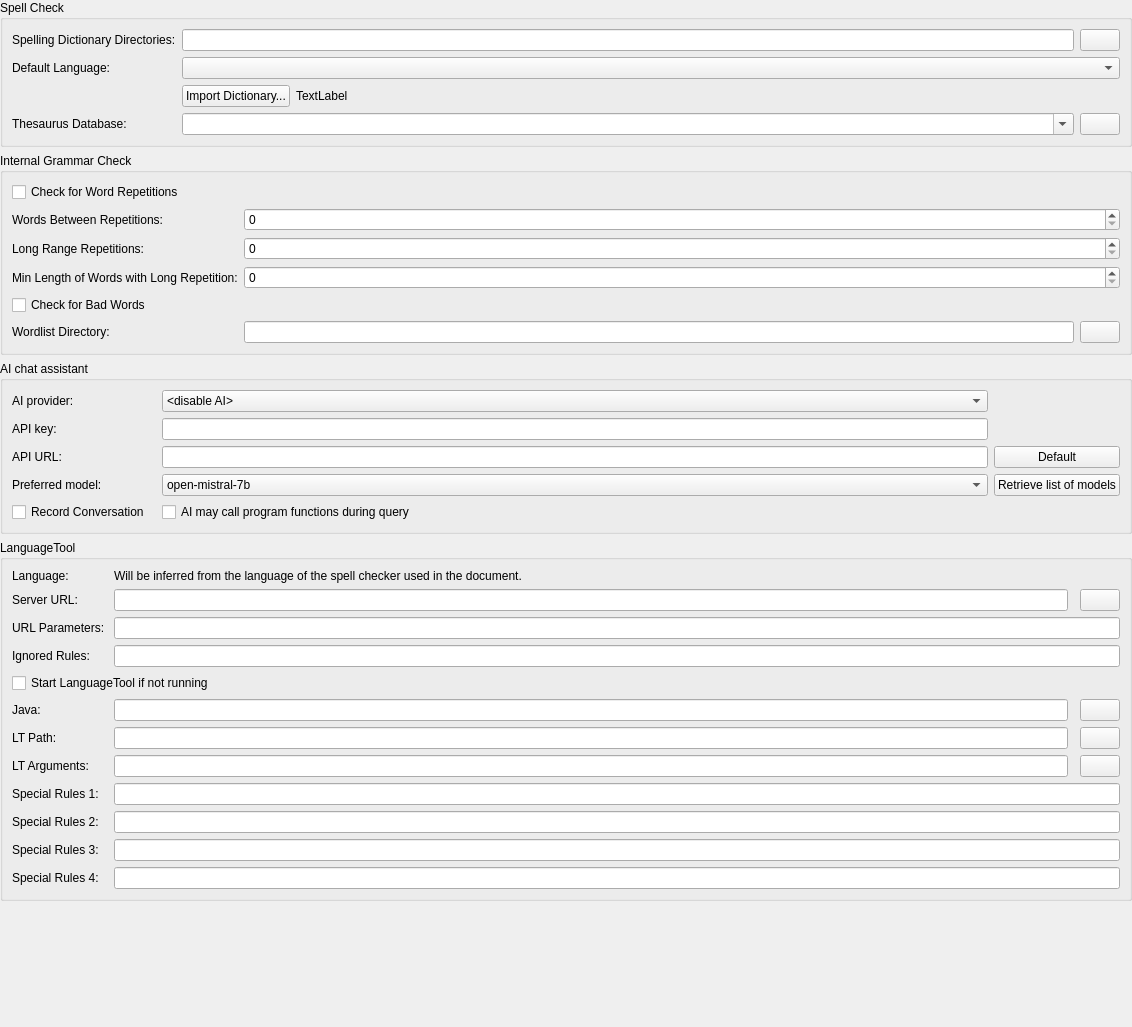
             <widget class="QWidget" name="scrollAreaWidgetContents_3">
              <property name="geometry">
               <rect>
                <x>0</x>
                <y>0</y>
                <width>1132</width>
                <height>1027</height>
               </rect>
              </property>
              <layout class="QVBoxLayout" name="verticalLayout_9">
               <property name="leftMargin">
                <number>0</number>
               </property>
               <property name="topMargin">
                <number>0</number>
               </property>
               <property name="rightMargin">
                <number>0</number>
               </property>
               <property name="bottomMargin">
                <number>0</number>
               </property>
               <item>
                <widget class="QGroupBox" name="groupBox_Dictionaries">
                 <property name="title">
                  <string>Spell Check</string>
                 </property>
                 <layout class="QGridLayout" name="_4" columnstretch="0,1,1,1,1,1">
                  <item row="1" column="0">
                   <widget class="QLabel" name="label_43">
                    <property name="text">
                     <string>Default Language:</string>
                    </property>
                   </widget>
                  </item>
                  <item row="0" column="5">
                   <widget class="QPushButton" name="pushButtonDictDir">
                    <property name="sizePolicy">
                     <sizepolicy hsizetype="Maximum" vsizetype="Fixed">
                      <horstretch>0</horstretch>
                      <verstretch>0</verstretch>
                     </sizepolicy>
                    </property>
                    <property name="text">
                     <string/>
                    </property>
                    <property name="icon">
                     <iconset resource="../images.qrc">
                      <normaloff>:/images-ng/document-open.svgz</normaloff>:/images-ng/document-open.svgz</iconset>
                    </property>
                   </widget>
                  </item>
                  <item row="1" column="1" colspan="5">
                   <widget class="QComboBox" name="comboBoxSpellcheckLang"/>
                  </item>
                  <item row="0" column="0">
                   <widget class="QLabel" name="label_42">
                    <property name="text">
                     <string>Spelling Dictionary Directories:</string>
                    </property>
                   </widget>
                  </item>
                  <item row="0" column="1" colspan="4">
                   <widget class="QLineEdit" name="leDictDir">
                    <property name="toolTip">
                     <string>Folders with Hunspell dictionaries separated by semicolon. The special keywords [txs-settings-dir] and [txs-app-dir] will be resolved to the respective directories.</string>
                    </property>
                   </widget>
                  </item>
                  <item row="3" column="1" colspan="4">
                   <widget class="QComboBox" name="comboBoxThesaurusFileName">
                    <property name="editable">
                     <bool>true</bool>
                    </property>
                    <property name="dirFilter" stdset="0">
                     <string>*.dat</string>
                    </property>
                   </widget>
                  </item>
                  <item row="3" column="0">
                   <widget class="QLabel" name="label_13">
                    <property name="text">
                     <string>Thesaurus Database:</string>
                    </property>
                   </widget>
                  </item>
                  <item row="3" column="5">
                   <widget class="QPushButton" name="btSelectThesaurusFileName">
                    <property name="sizePolicy">
                     <sizepolicy hsizetype="Maximum" vsizetype="Fixed">
                      <horstretch>0</horstretch>
                      <verstretch>0</verstretch>
                     </sizepolicy>
                    </property>
                    <property name="text">
                     <string/>
                    </property>
                    <property name="icon">
                     <iconset resource="../images.qrc">
                      <normaloff>:/images-ng/document-open.svgz</normaloff>:/images-ng/document-open.svgz</iconset>
                    </property>
                   </widget>
                  </item>
                  <item row="2" column="2" colspan="4">
                   <widget class="QLabel" name="labelGetDic">
                    <property name="sizePolicy">
                     <sizepolicy hsizetype="Preferred" vsizetype="Preferred">
                      <horstretch>0</horstretch>
                      <verstretch>0</verstretch>
                     </sizepolicy>
                    </property>
                    <property name="text">
                     <string>TextLabel</string>
                    </property>
                   </widget>
                  </item>
                  <item row="2" column="1">
                   <widget class="QPushButton" name="pushButtonImportDictionary">
                    <property name="sizePolicy">
                     <sizepolicy hsizetype="Maximum" vsizetype="Fixed">
                      <horstretch>0</horstretch>
                      <verstretch>0</verstretch>
                     </sizepolicy>
                    </property>
                    <property name="text">
                     <string>Import Dictionary...</string>
                    </property>
                   </widget>
                  </item>
                 </layout>
                </widget>
               </item>
               <item>
                <widget class="QGroupBox" name="groupBox_13">
                 <property name="title">
                  <string>Internal Grammar Check</string>
                 </property>
                 <layout class="QGridLayout" name="gridLayout_8">
                  <item row="0" column="0" colspan="3">
                   <widget class="QCheckBox" name="checkBoxGrammarRepetitionCheck">
                    <property name="toolTip">
                     <string>Words repeated within a paragraph will be highlighted.</string>
                    </property>
                    <property name="text">
                     <string>Check for Word Repetitions</string>
                    </property>
                   </widget>
                  </item>
                  <item row="1" column="0">
                   <widget class="QLabel" name="label_47">
                    <property name="text">
                     <string>Words Between Repetitions:</string>
                    </property>
                    <property name="advancedOption" stdset="0">
                     <bool>true</bool>
                    </property>
                   </widget>
                  </item>
                  <item row="1" column="1" colspan="2">
                   <widget class="QSpinBox" name="spinBoxGrammarRepetitionDistance">
                    <property name="toolTip">
                     <string>Equal words are marked as repetition if there are no more than this number of words between them.</string>
                    </property>
                    <property name="advancedOption" stdset="0">
                     <bool>true</bool>
                    </property>
                   </widget>
                  </item>
                  <item row="2" column="1" colspan="2">
                   <widget class="QSpinBox" name="spinBoxGrammarLongRangeRepetition">
                    <property name="toolTip">
                     <string>Equal, longer words are marked as long range repetition if there are no more than this number of words between them.</string>
                    </property>
                    <property name="advancedOption" stdset="0">
                     <bool>true</bool>
                    </property>
                   </widget>
                  </item>
                  <item row="3" column="1" colspan="2">
                   <widget class="QSpinBox" name="spinBoxGrammarLongRangeRepetitionMinLength">
                    <property name="toolTip">
                     <string>Only words with have this length are checked for long range repetitions.</string>
                    </property>
                    <property name="advancedOption" stdset="0">
                     <bool>true</bool>
                    </property>
                   </widget>
                  </item>
                  <item row="2" column="0">
                   <widget class="QLabel" name="label_54">
                    <property name="text">
                     <string>Long Range Repetitions:</string>
                    </property>
                    <property name="advancedOption" stdset="0">
                     <bool>true</bool>
                    </property>
                   </widget>
                  </item>
                  <item row="3" column="0">
                   <widget class="QLabel" name="label_55">
                    <property name="text">
                     <string>Min Length of Words with Long Repetition:</string>
                    </property>
                    <property name="advancedOption" stdset="0">
                     <bool>true</bool>
                    </property>
                   </widget>
                  </item>
                  <item row="5" column="0">
                   <widget class="QLabel" name="label_48">
                    <property name="text">
                     <string>Wordlist Directory:</string>
                    </property>
                   </widget>
                  </item>
                  <item row="4" column="0">
                   <widget class="QCheckBox" name="checkBoxGrammarBadWordCheck">
                    <property name="toolTip">
                     <string>Certain informal or weak words will be highlighted.</string>
                    </property>
                    <property name="text">
                     <string>Check for Bad Words</string>
                    </property>
                   </widget>
                  </item>
                  <item row="5" column="1">
                   <widget class="QLineEdit" name="lineEditGrammarWordlists">
                    <property name="toolTip">
                     <string>Directory containing the lists which words are &quot;bad&quot; or may be repeated.</string>
                    </property>
                   </widget>
                  </item>
                  <item row="5" column="2">
                   <widget class="QPushButton" name="pushButtonGrammarWordlists">
                    <property name="sizePolicy">
                     <sizepolicy hsizetype="Maximum" vsizetype="Fixed">
                      <horstretch>0</horstretch>
                      <verstretch>0</verstretch>
                     </sizepolicy>
                    </property>
                    <property name="text">
                     <string/>
                    </property>
                    <property name="icon">
                     <iconset resource="../images.qrc">
                      <normaloff>:/images-ng/document-open.svgz</normaloff>:/images-ng/document-open.svgz</iconset>
                    </property>
                   </widget>
                  </item>
                 </layout>
                </widget>
               </item>
               <item>
                <widget class="QGroupBox" name="groupBox_AIChat">
                 <property name="title">
                  <string>AI chat assistant</string>
                 </property>
                 <layout class="QGridLayout" name="gl_AIChat" columnstretch="0,0,0,0,0">
                  <item row="3" column="3">
                   <widget class="QComboBox" name="cbAIPreferredModel">
                    <property name="toolTip">
                     <string>AI model to use for responses. You can type custom model names for any provider.
Examples:
• Perplexity: sonar, sonar-pro, sonar-deep-research  
• Gemini: gemini-2.5-pro, gemini-2.5-flash
• Claude: claude-opus-4-0, claude-sonnet-4-0	
• Local: deepseek-r1, llama3.3</string>
                    </property>
                    <item>
                     <property name="text">
                      <string notr="true">open-mistral-7b</string>
                     </property>
                    </item>
                    <item>
                     <property name="text">
                      <string notr="true">open-mixtral-8x7b</string>
                     </property>
                    </item>
                    <item>
                     <property name="text">
                      <string notr="true">mistral-small-latest</string>
                     </property>
                    </item>
                    <item>
                     <property name="text">
                      <string notr="true">mistral-medium-latest</string>
                     </property>
                    </item>
                    <item>
                     <property name="text">
                      <string notr="true">mistral-large-latest</string>
                     </property>
                    </item>
                   </widget>
                  </item>
                  <item row="0" column="0">
                   <widget class="QLabel" name="label_AIProvider">
                    <property name="text">
                     <string>AI provider:</string>
                    </property>
                   </widget>
                  </item>
                  <item row="3" column="4">
                   <widget class="QPushButton" name="pbRetrieveModels">
                    <property name="text">
                     <string>Retrieve list of models</string>
                    </property>
                   </widget>
                  </item>
                  <item row="1" column="0" colspan="2">
                   <widget class="QLabel" name="label_AIAPI">
                    <property name="text">
                     <string>API key:</string>
                    </property>
                   </widget>
                  </item>
                  <item row="0" column="3">
                   <widget class="QComboBox" name="cbAIProvider">
                    <item>
                     <property name="text">
                      <string>&lt;disable AI&gt;</string>
                     </property>
                    </item>
                    <item>
                     <property name="text">
                      <string>Mistral AI</string>
                     </property>
                    </item>
                    <item>
                     <property name="text">
                      <string>OpenAI</string>
                     </property>
                    </item>
                    <item>
                     <property name="text">
                      <string>Custom Provider (Remote or Local)</string>
                     </property>
                    </item>
                    <item>
                     <property name="text">
                      <string>Anthropic (Claude)</string>
                     </property>
                    </item>
                    <item>
                     <property name="text">
                      <string>OpenRouter AI</string>
                     </property>
                    </item>
                   </widget>
                  </item>
                  <item row="4" column="0">
                   <widget class="QCheckBox" name="cbAIRecordConversation">
                    <property name="toolTip">
                     <string>Store the conversation with AI provider on disk to allow later retrieval</string>
                    </property>
                    <property name="text">
                     <string>Record Conversation</string>
                    </property>
                   </widget>
                  </item>
                  <item row="3" column="0">
                   <widget class="QLabel" name="label_AIModel">
                    <property name="text">
                     <string>Preferred model:</string>
                    </property>
                   </widget>
                  </item>
                  <item row="1" column="3">
                   <widget class="QLineEdit" name="leAIAPIKey"/>
                  </item>
                  <item row="2" column="3">
                   <widget class="QLineEdit" name="leAIAPIURL">
                    <property name="toolTip">
                     <string>API endpoint URL for custom providers
Examples:
• Perplexity: https://api.perplexity.ai/chat/completions
• Gemini: https://generativelanguage.googleapis.com/v1beta/openai/chat/completions
• Claude: https://api.anthropic.com/v1/chat/completions
• Local: http://localhost:8080/v1/chat/completions</string>
                    </property>
                   </widget>
                  </item>
                  <item row="2" column="0">
                   <widget class="QLabel" name="label_91">
                    <property name="text">
                     <string>API URL:</string>
                    </property>
                   </widget>
                  </item>
                  <item row="2" column="4">
                   <widget class="QPushButton" name="pbResetAIURL">
                    <property name="text">
                     <string>Default</string>
                    </property>
                   </widget>
                  </item>
                  <item row="4" column="3">
                   <widget class="QCheckBox" name="cbAIUseTools">
                    <property name="toolTip">
                     <string>The LLM receives a list of available functions from TeXstudio.
It can ask the program to run those functions during an ai query to retrieve more information on the document.
This may lead to unwanted data transfer to the AI provider.
</string>
                    </property>
                    <property name="text">
                     <string>AI may call program functions during query</string>
                    </property>
                   </widget>
                  </item>
                 </layout>
                </widget>
               </item>
               <item>
                <widget class="QGroupBox" name="groupBox_14">
                 <property name="title">
                  <string>LanguageTool</string>
                 </property>
                 <layout class="QGridLayout" name="gridLayout_9">
                  <item row="7" column="1">
                   <widget class="QLineEdit" name="lineEditGrammarLTPath">
                    <property name="toolTip">
                     <string>Path containing the LanguageTool java archive.</string>
                    </property>
                   </widget>
                  </item>
                  <item row="7" column="0">
                   <widget class="QLabel" name="label_45">
                    <property name="text">
                     <string>LT Path:</string>
                    </property>
                   </widget>
                  </item>
                  <item row="5" column="0" colspan="4">
                   <widget class="QCheckBox" name="checkBoxGrammarLTAutorun">
                    <property name="text">
                     <string>Start LanguageTool if not running</string>
                    </property>
                   </widget>
                  </item>
                  <item row="1" column="0">
                   <widget class="QLabel" name="label_44">
                    <property name="text">
                     <string>Server URL: </string>
                    </property>
                   </widget>
                  </item>
                  <item row="3" column="1" colspan="3">
                   <widget class="QLineEdit" name="lineEditGrammarLTIgnoredRules">
                    <property name="toolTip">
                     <string>Comma separated list of LanguageTool rules which will not be highlighted as errors.</string>
                    </property>
                   </widget>
                  </item>
                  <item row="7" column="3">
                   <widget class="QPushButton" name="pushButtonGrammarLTPath">
                    <property name="sizePolicy">
                     <sizepolicy hsizetype="Maximum" vsizetype="Fixed">
                      <horstretch>0</horstretch>
                      <verstretch>0</verstretch>
                     </sizepolicy>
                    </property>
                    <property name="text">
                     <string/>
                    </property>
                    <property name="icon">
                     <iconset resource="../images.qrc">
                      <normaloff>:/images-ng/document-open.svgz</normaloff>:/images-ng/document-open.svgz</iconset>
                    </property>
                   </widget>
                  </item>
                  <item row="3" column="0">
                   <widget class="QLabel" name="label_46">
                    <property name="text">
                     <string>Ignored Rules:</string>
                    </property>
                   </widget>
                  </item>
                  <item row="9" column="1" colspan="3">
                   <widget class="QLineEdit" name="lineEditGrammarSpecialRules1">
                    <property name="toolTip">
                     <string>Comma separated list of LanguageTool rules which will be highlighted in a special format.</string>
                    </property>
                    <property name="advancedOption" stdset="0">
                     <bool>true</bool>
                    </property>
                   </widget>
                  </item>
                  <item row="10" column="1" colspan="3">
                   <widget class="QLineEdit" name="lineEditGrammarSpecialRules2">
                    <property name="toolTip">
                     <string>Comma separated list of LanguageTool rules which will be highlighted in a special format.</string>
                    </property>
                    <property name="advancedOption" stdset="0">
                     <bool>true</bool>
                    </property>
                   </widget>
                  </item>
                  <item row="12" column="1" colspan="3">
                   <widget class="QLineEdit" name="lineEditGrammarSpecialRules4">
                    <property name="toolTip">
                     <string>Comma separated list of LanguageTool rules which will be highlighted in a special format.</string>
                    </property>
                    <property name="advancedOption" stdset="0">
                     <bool>true</bool>
                    </property>
                   </widget>
                  </item>
                  <item row="11" column="0">
                   <widget class="QLabel" name="label_52">
                    <property name="text">
                     <string>Special Rules 3:</string>
                    </property>
                    <property name="advancedOption" stdset="0">
                     <bool>true</bool>
                    </property>
                   </widget>
                  </item>
                  <item row="10" column="0">
                   <widget class="QLabel" name="label_50">
                    <property name="text">
                     <string>Special Rules 2:</string>
                    </property>
                    <property name="advancedOption" stdset="0">
                     <bool>true</bool>
                    </property>
                   </widget>
                  </item>
                  <item row="11" column="1" colspan="3">
                   <widget class="QLineEdit" name="lineEditGrammarSpecialRules3">
                    <property name="toolTip">
                     <string>Comma separated list of LanguageTool rules which will be highlighted in a special format.</string>
                    </property>
                    <property name="advancedOption" stdset="0">
                     <bool>true</bool>
                    </property>
                   </widget>
                  </item>
                  <item row="9" column="0">
                   <widget class="QLabel" name="label_51">
                    <property name="text">
                     <string>Special Rules 1:</string>
                    </property>
                    <property name="advancedOption" stdset="0">
                     <bool>true</bool>
                    </property>
                   </widget>
                  </item>
                  <item row="0" column="0">
                   <widget class="QLabel" name="label_78">
                    <property name="text">
                     <string>Language:</string>
                    </property>
                   </widget>
                  </item>
                  <item row="12" column="0">
                   <widget class="QLabel" name="label_53">
                    <property name="text">
                     <string>Special Rules 4:</string>
                    </property>
                    <property name="advancedOption" stdset="0">
                     <bool>true</bool>
                    </property>
                   </widget>
                  </item>
                  <item row="0" column="1" colspan="3">
                   <widget class="QLabel" name="label_79">
                    <property name="text">
                     <string>Will be inferred from the language of the spell checker used in the document.</string>
                    </property>
                   </widget>
                  </item>
                  <item row="6" column="1">
                   <widget class="QLineEdit" name="lineEditGrammarLTJava">
                    <property name="toolTip">
                     <string>Java executable, used to start LanguageTool, if it is not running.</string>
                    </property>
                   </widget>
                  </item>
                  <item row="6" column="0">
                   <widget class="QLabel" name="label_49">
                    <property name="text">
                     <string>Java:</string>
                    </property>
                   </widget>
                  </item>
                  <item row="8" column="0">
                   <widget class="QLabel" name="label_81">
                    <property name="toolTip">
                     <string>Arguments passed when starting LanguageTool. This option only has an effect if LanguageTool is started from TeXstudio (i.e. not for an already running server).</string>
                    </property>
                    <property name="text">
                     <string>LT Arguments:</string>
                    </property>
                   </widget>
                  </item>
                  <item row="6" column="3">
                   <widget class="QPushButton" name="pushButtonGrammarLTJava">
                    <property name="sizePolicy">
                     <sizepolicy hsizetype="Maximum" vsizetype="Fixed">
                      <horstretch>0</horstretch>
                      <verstretch>0</verstretch>
                     </sizepolicy>
                    </property>
                    <property name="text">
                     <string/>
                    </property>
                    <property name="icon">
                     <iconset resource="../images.qrc">
                      <normaloff>:/images-ng/document-open.svgz</normaloff>:/images-ng/document-open.svgz</iconset>
                    </property>
                   </widget>
                  </item>
                  <item row="1" column="3">
                   <widget class="QPushButton" name="pushButtonResetLTURL">
                    <property name="toolTip">
                     <string>Restore Default</string>
                    </property>
                    <property name="text">
                     <string/>
                    </property>
                    <property name="icon">
                     <iconset resource="../images.qrc">
                      <normaloff>:/images-ng/edit-undo.svg</normaloff>:/images-ng/edit-undo.svg</iconset>
                    </property>
                   </widget>
                  </item>
                  <item row="1" column="1">
                   <widget class="QLineEdit" name="lineEditGrammarLTUrl">
                    <property name="toolTip">
                     <string>Url to connect to LanguageTool. </string>
                    </property>
                   </widget>
                  </item>
                  <item row="2" column="0">
                   <widget class="QLabel" name="label_LTURLParams">
                    <property name="text">
                     <string>URL Parameters: </string>
                    </property>
                   </widget>
                  </item>
                  <item row="2" column="1" colspan="3">
                   <widget class="QLineEdit" name="lineEditGrammarLTURLParams">
                    <property name="toolTip">
                     <string>Additional URL parameters to send with LanguageTool requests. For example: level=picky&amp;enabledRules=CUSTOM_RULE</string>
                    </property>
                   </widget>
                  </item>
                  <item row="8" column="1">
                   <widget class="QLineEdit" name="lineEditGrammarLTArguments">
                    <property name="toolTip">
                     <string>Arguments passed when starting LanguageTool. This option only has an effect if LanguageTool is started from TeXstudio (i.e. not for an already running server).</string>
                    </property>
                   </widget>
                  </item>
                  <item row="8" column="3">
                   <widget class="QPushButton" name="pushButtonResetLTArgs">
                    <property name="toolTip">
                     <string>Restore Default</string>
                    </property>
                    <property name="text">
                     <string/>
                    </property>
                    <property name="icon">
                     <iconset resource="../images.qrc">
                      <normaloff>:/images-ng/edit-undo.svg</normaloff>:/images-ng/edit-undo.svg</iconset>
                    </property>
                   </widget>
                  </item>
                 </layout>
                </widget>
               </item>
               <item>
                <spacer name="verticalSpacer_4">
                 <property name="orientation">
                  <enum>Qt::Orientation::Vertical</enum>
                 </property>
                 <property name="sizeHint" stdset="0">
                  <size>
                   <width>20</width>
                   <height>40</height>
                  </size>
                 </property>
                </spacer>
               </item>
              </layout>
             </widget>
